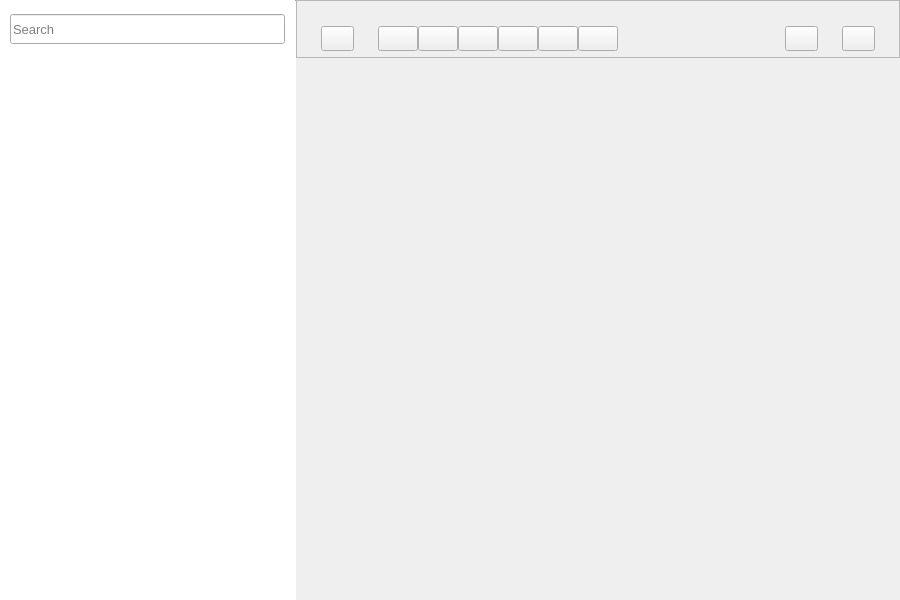
<?xml version="1.0" encoding="UTF-8"?>
<ui version="4.0">
 <class>MainWindow</class>
 <widget class="QMainWindow" name="MainWindow">
  <property name="geometry">
   <rect>
    <x>0</x>
    <y>0</y>
    <width>900</width>
    <height>600</height>
   </rect>
  </property>
  <property name="sizePolicy">
   <sizepolicy hsizetype="Preferred" vsizetype="Minimum">
    <horstretch>0</horstretch>
    <verstretch>0</verstretch>
   </sizepolicy>
  </property>
  <property name="minimumSize">
   <size>
    <width>400</width>
    <height>200</height>
   </size>
  </property>
  <property name="windowTitle">
   <string>Notes</string>
  </property>
  <property name="styleSheet">
   <string notr="true">#frameLeft{
background-color: rgb(255, 255, 255);
}

NoteData #container {
  border: none;
  background-color: rgb(255, 255, 255);
}
NoteData #titleLabel{
  margin-left:8px;
  padding:0px;
  color: black;
}

NoteData #dateLabel{
  padding:0px;
  margin-left:7px;
  color: rgb(132, 132, 132);
}

#textEdit{
	color : rgb(47, 47, 47);
}</string>
  </property>
  <property name="documentMode">
   <bool>false</bool>
  </property>
  <property name="tabShape">
   <enum>QTabWidget::Rounded</enum>
  </property>
  <widget class="QWidget" name="centralWidget">
   <property name="sizePolicy">
    <sizepolicy hsizetype="Preferred" vsizetype="Preferred">
     <horstretch>0</horstretch>
     <verstretch>0</verstretch>
    </sizepolicy>
   </property>
   <layout class="QGridLayout" name="gridLayout">
    <property name="leftMargin">
     <number>0</number>
    </property>
    <property name="topMargin">
     <number>0</number>
    </property>
    <property name="rightMargin">
     <number>0</number>
    </property>
    <property name="bottomMargin">
     <number>0</number>
    </property>
    <property name="spacing">
     <number>0</number>
    </property>
    <item row="0" column="0">
     <widget class="QFrame" name="frame">
      <property name="frameShape">
       <enum>QFrame::NoFrame</enum>
      </property>
      <property name="frameShadow">
       <enum>QFrame::Raised</enum>
      </property>
      <layout class="QVBoxLayout" name="verticalLayout_2">
       <property name="spacing">
        <number>0</number>
       </property>
       <property name="leftMargin">
        <number>0</number>
       </property>
       <property name="topMargin">
        <number>0</number>
       </property>
       <property name="rightMargin">
        <number>0</number>
       </property>
       <property name="bottomMargin">
        <number>0</number>
       </property>
       <item>
        <widget class="QSplitter" name="splitter">
         <property name="sizePolicy">
          <sizepolicy hsizetype="Preferred" vsizetype="Preferred">
           <horstretch>0</horstretch>
           <verstretch>0</verstretch>
          </sizepolicy>
         </property>
         <property name="minimumSize">
          <size>
           <width>0</width>
           <height>0</height>
          </size>
         </property>
         <property name="lineWidth">
          <number>0</number>
         </property>
         <property name="orientation">
          <enum>Qt::Horizontal</enum>
         </property>
         <property name="handleWidth">
          <number>0</number>
         </property>
         <widget class="QFrame" name="frameLeft">
          <property name="minimumSize">
           <size>
            <width>240</width>
            <height>0</height>
           </size>
          </property>
          <layout class="QHBoxLayout" name="horizontalLayout_scrollArea">
           <property name="spacing">
            <number>0</number>
           </property>
           <property name="leftMargin">
            <number>0</number>
           </property>
           <property name="topMargin">
            <number>0</number>
           </property>
           <property name="rightMargin">
            <number>0</number>
           </property>
           <property name="bottomMargin">
            <number>0</number>
           </property>
           <item>
            <layout class="QVBoxLayout" name="verticalLayout_scrollArea">
             <property name="spacing">
              <number>0</number>
             </property>
             <property name="sizeConstraint">
              <enum>QLayout::SetNoConstraint</enum>
             </property>
             <item>
              <spacer name="verticalSpacer_upSearchEdit">
               <property name="orientation">
                <enum>Qt::Vertical</enum>
               </property>
               <property name="sizeType">
                <enum>QSizePolicy::Minimum</enum>
               </property>
               <property name="sizeHint" stdset="0">
                <size>
                 <width>20</width>
                 <height>10</height>
                </size>
               </property>
              </spacer>
             </item>
             <item>
              <layout class="QHBoxLayout" name="horizontalLayout_scrollArea_3">
               <property name="spacing">
                <number>0</number>
               </property>
               <property name="leftMargin">
                <number>0</number>
               </property>
               <property name="topMargin">
                <number>0</number>
               </property>
               <item>
                <spacer name="horizontalSpacer_leftSearchEdit">
                 <property name="orientation">
                  <enum>Qt::Horizontal</enum>
                 </property>
                 <property name="sizeType">
                  <enum>QSizePolicy::Minimum</enum>
                 </property>
                 <property name="sizeHint" stdset="0">
                  <size>
                   <width>10</width>
                   <height>20</height>
                  </size>
                 </property>
                </spacer>
               </item>
               <item>
                <widget class="QLineEdit" name="searchEdit">
                 <property name="sizePolicy">
                  <sizepolicy hsizetype="Preferred" vsizetype="Fixed">
                   <horstretch>0</horstretch>
                   <verstretch>0</verstretch>
                  </sizepolicy>
                 </property>
                 <property name="minimumSize">
                  <size>
                   <width>0</width>
                   <height>30</height>
                  </size>
                 </property>
                 <property name="maximumSize">
                  <size>
                   <width>16777215</width>
                   <height>22</height>
                  </size>
                 </property>
                 <property name="font">
                  <font>
                   <family>Arial</family>
                   <pointsize>10</pointsize>
                   <italic>false</italic>
                  </font>
                 </property>
                 <property name="focusPolicy">
                  <enum>Qt::StrongFocus</enum>
                 </property>
                 <property name="autoFillBackground">
                  <bool>false</bool>
                 </property>
                 <property name="styleSheet">
                  <string notr="true"/>
                 </property>
                 <property name="inputMask">
                  <string/>
                 </property>
                 <property name="text">
                  <string/>
                 </property>
                 <property name="frame">
                  <bool>true</bool>
                 </property>
                 <property name="placeholderText">
                  <string>Search</string>
                 </property>
                 <property name="cursorMoveStyle">
                  <enum>Qt::LogicalMoveStyle</enum>
                 </property>
                 <property name="clearButtonEnabled">
                  <bool>false</bool>
                 </property>
                </widget>
               </item>
               <item>
                <spacer name="horizontalSpacer_rightSearchEdit">
                 <property name="orientation">
                  <enum>Qt::Horizontal</enum>
                 </property>
                 <property name="sizeType">
                  <enum>QSizePolicy::Minimum</enum>
                 </property>
                 <property name="sizeHint" stdset="0">
                  <size>
                   <width>10</width>
                   <height>20</height>
                  </size>
                 </property>
                </spacer>
               </item>
              </layout>
             </item>
             <item>
              <spacer name="verticalSpacer_upScrollArea">
               <property name="orientation">
                <enum>Qt::Vertical</enum>
               </property>
               <property name="sizeType">
                <enum>QSizePolicy::Minimum</enum>
               </property>
               <property name="sizeHint" stdset="0">
                <size>
                 <width>20</width>
                 <height>20</height>
                </size>
               </property>
              </spacer>
             </item>
             <item>
              <widget class="NoteView" name="listView">
               <property name="sizePolicy">
                <sizepolicy hsizetype="Expanding" vsizetype="Expanding">
                 <horstretch>0</horstretch>
                 <verstretch>0</verstretch>
                </sizepolicy>
               </property>
               <property name="minimumSize">
                <size>
                 <width>0</width>
                 <height>0</height>
                </size>
               </property>
               <property name="baseSize">
                <size>
                 <width>20</width>
                 <height>0</height>
                </size>
               </property>
               <property name="frameShape">
                <enum>QFrame::NoFrame</enum>
               </property>
               <property name="verticalScrollBarPolicy">
                <enum>Qt::ScrollBarAsNeeded</enum>
               </property>
               <property name="horizontalScrollBarPolicy">
                <enum>Qt::ScrollBarAlwaysOff</enum>
               </property>
               <property name="editTriggers">
                <set>QAbstractItemView::NoEditTriggers</set>
               </property>
               <property name="showDropIndicator" stdset="0">
                <bool>false</bool>
               </property>
               <property name="selectionBehavior">
                <enum>QAbstractItemView::SelectRows</enum>
               </property>
              </widget>
             </item>
            </layout>
           </item>
           <item>
            <widget class="Line" name="line">
             <property name="sizePolicy">
              <sizepolicy hsizetype="Minimum" vsizetype="Expanding">
               <horstretch>0</horstretch>
               <verstretch>0</verstretch>
              </sizepolicy>
             </property>
             <property name="minimumSize">
              <size>
               <width>1</width>
               <height>0</height>
              </size>
             </property>
             <property name="maximumSize">
              <size>
               <width>1</width>
               <height>16777215</height>
              </size>
             </property>
             <property name="sizeIncrement">
              <size>
               <width>0</width>
               <height>0</height>
              </size>
             </property>
             <property name="orientation">
              <enum>Qt::Vertical</enum>
             </property>
            </widget>
           </item>
          </layout>
         </widget>
         <widget class="QFrame" name="frameRight">
          <layout class="QVBoxLayout" name="verticalLayout_textEdit">
           <property name="spacing">
            <number>0</number>
           </property>
           <property name="leftMargin">
            <number>0</number>
           </property>
           <property name="topMargin">
            <number>0</number>
           </property>
           <property name="rightMargin">
            <number>0</number>
           </property>
           <property name="bottomMargin">
            <number>0</number>
           </property>
           <item>
            <widget class="QFrame" name="frameRightTop">
             <property name="minimumSize">
              <size>
               <width>0</width>
               <height>0</height>
              </size>
             </property>
             <property name="frameShape">
              <enum>QFrame::StyledPanel</enum>
             </property>
             <property name="frameShadow">
              <enum>QFrame::Raised</enum>
             </property>
             <layout class="QVBoxLayout" name="verticalLayout">
              <property name="spacing">
               <number>0</number>
              </property>
              <property name="leftMargin">
               <number>0</number>
              </property>
              <property name="topMargin">
               <number>0</number>
              </property>
              <property name="rightMargin">
               <number>0</number>
              </property>
              <property name="bottomMargin">
               <number>0</number>
              </property>
              <item>
               <spacer name="verticalSpacer_upEditorDateLabel">
                <property name="orientation">
                 <enum>Qt::Vertical</enum>
                </property>
                <property name="sizeType">
                 <enum>QSizePolicy::Minimum</enum>
                </property>
                <property name="sizeHint" stdset="0">
                 <size>
                  <width>20</width>
                  <height>25</height>
                 </size>
                </property>
               </spacer>
              </item>
              <item>
               <layout class="QHBoxLayout" name="horizontalLayout_textEdit">
                <property name="spacing">
                 <number>0</number>
                </property>
                <item>
                 <spacer name="horizontalSpacer_leftNewNoteButton">
                  <property name="orientation">
                   <enum>Qt::Horizontal</enum>
                  </property>
                  <property name="sizeType">
                   <enum>QSizePolicy::Minimum</enum>
                  </property>
                  <property name="sizeHint" stdset="0">
                   <size>
                    <width>24</width>
                    <height>25</height>
                   </size>
                  </property>
                 </spacer>
                </item>
                <item>
                 <widget class="QPushButton" name="newNoteButton">
                  <property name="minimumSize">
                   <size>
                    <width>33</width>
                    <height>25</height>
                   </size>
                  </property>
                  <property name="maximumSize">
                   <size>
                    <width>33</width>
                    <height>25</height>
                   </size>
                  </property>
                  <property name="cursor">
                   <cursorShape>PointingHandCursor</cursorShape>
                  </property>
                  <property name="focusPolicy">
                   <enum>Qt::TabFocus</enum>
                  </property>
                  <property name="text">
                   <string/>
                  </property>
                  <property name="icon">
                   <iconset resource="images.qrc">
                    <normaloff>:/images/newNote_Regular.png</normaloff>:/images/newNote_Regular.png</iconset>
                  </property>
                  <property name="iconSize">
                   <size>
                    <width>16</width>
                    <height>16</height>
                   </size>
                  </property>
                 </widget>
                </item>
                <item>
                 <spacer name="horizontalSpacer">
                  <property name="orientation">
                   <enum>Qt::Horizontal</enum>
                  </property>
                  <property name="sizeType">
                   <enum>QSizePolicy::Minimum</enum>
                  </property>
                  <property name="sizeHint" stdset="0">
                   <size>
                    <width>24</width>
                    <height>25</height>
                   </size>
                  </property>
                 </spacer>
                </item>
                <item>
                 <widget class="QPushButton" name="unorderedButton">
                  <property name="minimumSize">
                   <size>
                    <width>33</width>
                    <height>25</height>
                   </size>
                  </property>
                  <property name="text">
                   <string/>
                  </property>
                  <property name="icon">
                   <iconset resource="images.qrc">
                    <normaloff>:/images/unordered_Regular.png</normaloff>:/images/unordered_Regular.png</iconset>
                  </property>
                  <property name="iconSize">
                   <size>
                    <width>18</width>
                    <height>18</height>
                   </size>
                  </property>
                 </widget>
                </item>
                <item>
                 <widget class="QPushButton" name="boldButton">
                  <property name="minimumSize">
                   <size>
                    <width>33</width>
                    <height>25</height>
                   </size>
                  </property>
                  <property name="cursor">
                   <cursorShape>PointingHandCursor</cursorShape>
                  </property>
                  <property name="text">
                   <string/>
                  </property>
                 </widget>
                </item>
                <item>
                 <widget class="QPushButton" name="italicButton">
                  <property name="minimumSize">
                   <size>
                    <width>33</width>
                    <height>25</height>
                   </size>
                  </property>
                  <property name="text">
                   <string/>
                  </property>
                 </widget>
                </item>
                <item>
                 <widget class="QPushButton" name="underlineButton">
                  <property name="minimumSize">
                   <size>
                    <width>33</width>
                    <height>25</height>
                   </size>
                  </property>
                  <property name="text">
                   <string/>
                  </property>
                 </widget>
                </item>
                <item>
                 <widget class="QPushButton" name="strikeButton">
                  <property name="minimumSize">
                   <size>
                    <width>33</width>
                    <height>25</height>
                   </size>
                  </property>
                  <property name="text">
                   <string/>
                  </property>
                 </widget>
                </item>
                <item>
                 <widget class="QPushButton" name="embedImageButton">
                  <property name="minimumSize">
                   <size>
                    <width>33</width>
                    <height>25</height>
                   </size>
                  </property>
                  <property name="text">
                   <string/>
                  </property>
                  <property name="icon">
                   <iconset resource="images.qrc">
                    <normaloff>:/images/image_Regular.png</normaloff>:/images/image_Regular.png</iconset>
                  </property>
                  <property name="iconSize">
                   <size>
                    <width>18</width>
                    <height>18</height>
                   </size>
                  </property>
                  <property name="autoRepeatInterval">
                   <number>102</number>
                  </property>
                 </widget>
                </item>
                <item>
                 <spacer name="horizontalSpacer_rightNewNoteButton">
                  <property name="orientation">
                   <enum>Qt::Horizontal</enum>
                  </property>
                  <property name="sizeHint" stdset="0">
                   <size>
                    <width>40</width>
                    <height>25</height>
                   </size>
                  </property>
                 </spacer>
                </item>
                <item>
                 <widget class="QLabel" name="editorDateLabel">
                  <property name="sizePolicy">
                   <sizepolicy hsizetype="Fixed" vsizetype="Preferred">
                    <horstretch>0</horstretch>
                    <verstretch>0</verstretch>
                   </sizepolicy>
                  </property>
                  <property name="font">
                   <font>
                    <family>Arial</family>
                    <pointsize>10</pointsize>
                    <bold>true</bold>
                   </font>
                  </property>
                  <property name="styleSheet">
                   <string notr="true">*
{
color: rgb(132, 132, 132);
}</string>
                  </property>
                  <property name="text">
                   <string/>
                  </property>
                  <property name="scaledContents">
                   <bool>false</bool>
                  </property>
                  <property name="wordWrap">
                   <bool>false</bool>
                  </property>
                 </widget>
                </item>
                <item>
                 <spacer name="horizontalSpacer_leftTrashBUtton">
                  <property name="orientation">
                   <enum>Qt::Horizontal</enum>
                  </property>
                  <property name="sizeHint" stdset="0">
                   <size>
                    <width>40</width>
                    <height>25</height>
                   </size>
                  </property>
                 </spacer>
                </item>
                <item>
                 <widget class="QPushButton" name="trashButton">
                  <property name="minimumSize">
                   <size>
                    <width>33</width>
                    <height>25</height>
                   </size>
                  </property>
                  <property name="maximumSize">
                   <size>
                    <width>33</width>
                    <height>25</height>
                   </size>
                  </property>
                  <property name="cursor">
                   <cursorShape>PointingHandCursor</cursorShape>
                  </property>
                  <property name="focusPolicy">
                   <enum>Qt::TabFocus</enum>
                  </property>
                  <property name="text">
                   <string/>
                  </property>
                  <property name="icon">
                   <iconset resource="images.qrc">
                    <normaloff>:/images/trashCan_Regular.png</normaloff>:/images/trashCan_Regular.png</iconset>
                  </property>
                  <property name="iconSize">
                   <size>
                    <width>14</width>
                    <height>18</height>
                   </size>
                  </property>
                 </widget>
                </item>
                <item>
                 <spacer name="horizontalSpacer_2">
                  <property name="orientation">
                   <enum>Qt::Horizontal</enum>
                  </property>
                  <property name="sizeType">
                   <enum>QSizePolicy::Minimum</enum>
                  </property>
                  <property name="sizeHint" stdset="0">
                   <size>
                    <width>24</width>
                    <height>20</height>
                   </size>
                  </property>
                 </spacer>
                </item>
                <item>
                 <widget class="QPushButton" name="dotsButton">
                  <property name="minimumSize">
                   <size>
                    <width>33</width>
                    <height>25</height>
                   </size>
                  </property>
                  <property name="maximumSize">
                   <size>
                    <width>33</width>
                    <height>25</height>
                   </size>
                  </property>
                  <property name="cursor">
                   <cursorShape>PointingHandCursor</cursorShape>
                  </property>
                  <property name="focusPolicy">
                   <enum>Qt::NoFocus</enum>
                  </property>
                  <property name="text">
                   <string/>
                  </property>
                  <property name="icon">
                   <iconset resource="images.qrc">
                    <normaloff>:/images/3dots_Regular.png</normaloff>:/images/3dots_Regular.png</iconset>
                  </property>
                 </widget>
                </item>
                <item>
                 <spacer name="horizontalSpacer_rightTrashButton">
                  <property name="orientation">
                   <enum>Qt::Horizontal</enum>
                  </property>
                  <property name="sizeType">
                   <enum>QSizePolicy::Minimum</enum>
                  </property>
                  <property name="sizeHint" stdset="0">
                   <size>
                    <width>24</width>
                    <height>25</height>
                   </size>
                  </property>
                 </spacer>
                </item>
               </layout>
              </item>
              <item>
               <spacer name="verticalSpacer_upTextEdit">
                <property name="orientation">
                 <enum>Qt::Vertical</enum>
                </property>
                <property name="sizeType">
                 <enum>QSizePolicy::Minimum</enum>
                </property>
                <property name="sizeHint" stdset="0">
                 <size>
                  <width>20</width>
                  <height>6</height>
                 </size>
                </property>
               </spacer>
              </item>
             </layout>
            </widget>
           </item>
           <item>
            <widget class="CustomDocument" name="textEdit" native="true">
             <property name="sizePolicy">
              <sizepolicy hsizetype="Preferred" vsizetype="Expanding">
               <horstretch>0</horstretch>
               <verstretch>0</verstretch>
              </sizepolicy>
             </property>
             <property name="minimumSize">
              <size>
               <width>0</width>
               <height>0</height>
              </size>
             </property>
             <property name="font">
              <font>
               <family>Arial</family>
               <pointsize>11</pointsize>
               <italic>false</italic>
               <bold>false</bold>
              </font>
             </property>
             <property name="focusPolicy">
              <enum>Qt::StrongFocus</enum>
             </property>
             <property name="acceptDrops">
              <bool>true</bool>
             </property>
             <property name="styleSheet">
              <string notr="true"/>
             </property>
             <property name="tabChangesFocus" stdset="0">
              <bool>false</bool>
             </property>
             <property name="documentTitle" stdset="0">
              <string/>
             </property>
             <property name="undoRedoEnabled" stdset="0">
              <bool>true</bool>
             </property>
             <property name="placeholderText" stdset="0">
              <string/>
             </property>
            </widget>
           </item>
          </layout>
         </widget>
        </widget>
       </item>
      </layout>
     </widget>
    </item>
   </layout>
  </widget>
 </widget>
 <layoutdefault spacing="6" margin="11"/>
 <customwidgets>
  <customwidget>
   <class>NoteView</class>
   <extends>QListView</extends>
   <header>noteview.h</header>
  </customwidget>
  <customwidget>
   <class>CustomDocument</class>
   <extends>QWidget</extends>
   <header>customDocument.h</header>
  </customwidget>
 </customwidgets>
 <resources>
  <include location="images.qrc"/>
 </resources>
 <connections/>
</ui>
